Frame 1 (no input): blank canvas, image omitted
Frame 60 (the mouse pressed at the canvas centre just before this capture): blank canvas, image omitted
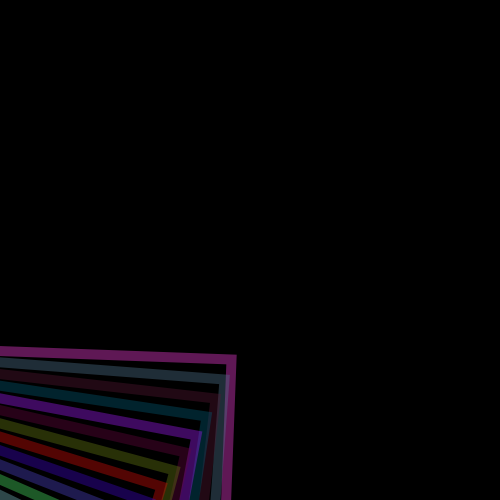
Frame 120 (the mouse held since frame 60 and released just before this capture)

The Processing sketch whose frames 1 and 60 were blank and that drew this single picture after the mouse press (run headless with seeded random() and noise(); from frame 60 on, the mouse is pressed at the canvas centre):

// Processing sketch: rotating_squares
// ── rotating_squares.pde
//Showing the use of rotate and translate to make cool animations, but are not recommended to use

float rspeed;
float rw;
float rh;
ArrayList<Integer> colors = new ArrayList<Integer>();

void setup() {
  noFill();
  stroke(0, 150, 0);
  size(500, 500);
  rspeed = 0;
  strokeWeight(10);
  rw = random(height/2, height);
  rh = random(height/2, height);
  for(int i = 0; i <40; i++)
  {
    colors.add(color(random(0,255), random(0,255),random(0,255),100));
  }
}

void draw() {
  background(0);
  translate((-width/2)+(rspeed*800%(width*2)), height/2);
  //translate(, mouseY);
  rectMode(CENTER);
  rotate(rspeed);
  int i = 0;
  while (i<40) {
    stroke(colors.get(i));
    //ellipse(mouseX/2, mouseY/2, rw-i*6, rh-i*6);
    rect(mouseX, mouseY, rw-i*6, rh-i*6);
    
    rotate(rspeed);
    i = i + 1;
  }
  rspeed = rspeed + PI/10000;
  
}
